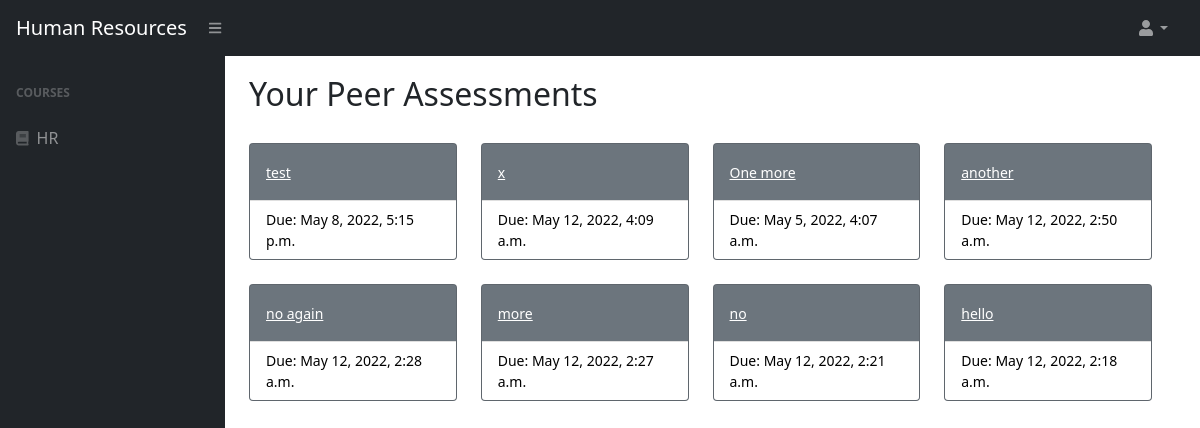
The app's page /27/assessments_list/ (signed in), older data.
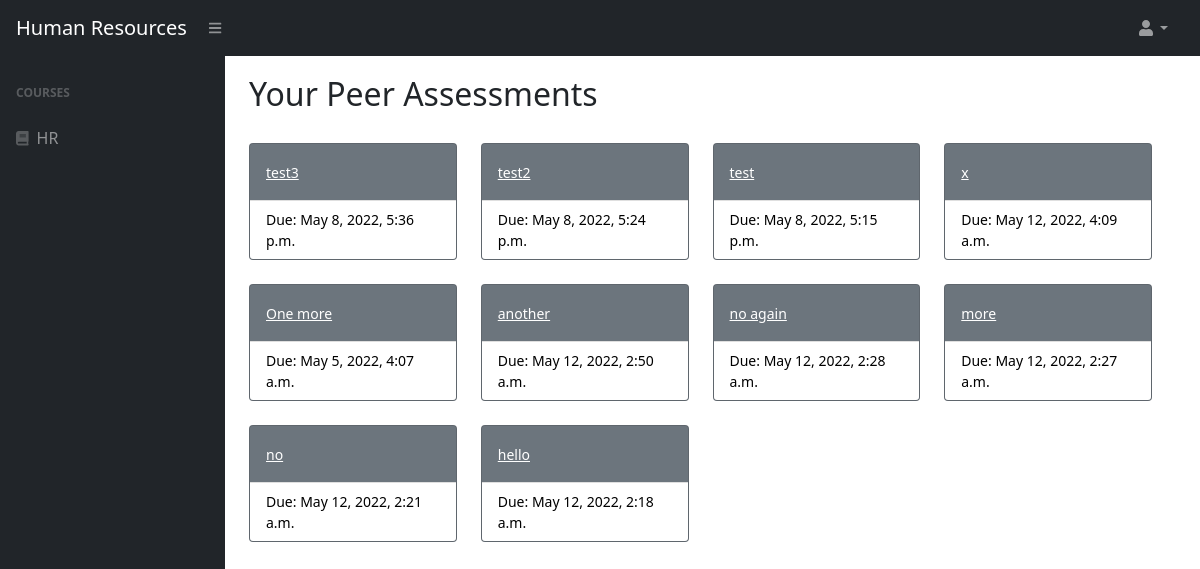
The same page, newer data.
### courses/models.py (models this page shows)
class Registration(models.Model):
	student 	= models.EmailField(max_length=120,blank=False)
	team_id 	= models.DecimalField(max_digits=20,decimal_places=0, blank=False)
	course_id	= models.DecimalField(max_digits=20,decimal_places=0, blank=False)
	name = models.CharField(max_length=120)

### assessments/models.py (models this page shows)
class PeerAssessment(models.Model):
    title = models.CharField(max_length=64)
    is_active = models.BooleanField(default=False)
    creator = models.ForeignKey(User, on_delete=models.CASCADE,default=None)
    creation_date = models.DateTimeField(default=timezone.now)
    end_date = models.DateTimeField(default=get_week_ahead)
    course_id = models.IntegerField()
    is_published = models.BooleanField(default=False)

### assessments/views.py (the view)
# urls.py: path('<int:course_pk>/assessments_list/', assessment_views.assessments_list, name='assessments_list'),
@login_required
def assessments_list(request,course_pk):
    peer_assessments = PeerAssessment.objects.filter(course_id=course_pk).order_by("-creation_date").all()
    curr = Course.objects.get(course_id=course_pk)
    data = {
        "course_list": get_user_registrations(request),
        "invitations": get_user_invitations(request),
        "peer_assessments": peer_assessments,
        "current_course_name": curr.name,
        "course_pk": course_pk,
        "user": request.user
    }
    return render(request, "assessments/assessments_list.html", data)

### assessments/views.py (called while the page is built)
def get_user_registrations(request):
    if request.user.is_staff:
        registrations = Course.objects.filter(professor=request.user.email)
    else:
        registrations = Registration.objects.filter(student=request.user.email)
    return registrations

def get_user_invitations(request):
    invitations = []
    if not request.user.is_staff:
        invitations = Invitation.objects.filter(student=request.user.email)
    return invitations

### assessments/templates/assessments/assessments_list.html (shortened to what this page needs)
{% extends "users/home.html" %}
{% load static %}
{% load crispy_forms_tags %}
{% block course_header %}
<div class="col">
    <h1 style="font-size: 1.75rem;" style="align-items:center" class="navbar-brand d-md-inline-block ms-auto">
    </h1>
</div>
<ul class="navbar-nav ms-auto ms-md-0 me-3 me-lg-4">
    <li class="nav-item dropdown">
        <a class="nav-link dropdown-toggle" id="navbarDropdown" href="#" role="button" data-bs-toggle="dropdown"
            aria-expanded="false"><i class="fas fa-user fa-fw"></i></a>
    </li>
</ul>
{% endblock %}
{% block core_content %}
<div class="container-fluid px-4">
    <div class="ui left aligned basic very padded segment">
        <h2 style="margin-bottom: 30px;" class="ui header">Your Peer Assessments</h2>
        {% if peer_assessments %}
        <div class="row col-md-12">
            {% for peer_assessment in peer_assessments %}
            <div class="col-xl-3 col-md-6">
                <div class="card bg-secondary text-white mb-4">
                    <div class="card-body">
                        {% if user.is_staff %}
                        <a class="small text-white stretched-link" style="z-index: 10;"
                            href="{% url 'edit_assessment' peer_assessment.pk course_pk%}">{{peer_assessment.title}}</a>
                        {% else %}
                        {% if peer_assessment.is_published %}
                        <a class="small text-white stretched-link" style="z-index: 10;"
                            href="{% url 'assessment_results' peer_assessment.pk course_pk%}">{{peer_assessment.title}}</a>
                        {% elif peer_assessment.is_active %}
                        <a class="small text-white stretched-link" style="z-index: 10;"
                            href="{% url 'start_assessment' peer_assessment.pk course_pk%}">{{peer_assessment.title}}</a>
                        {% else %}
                        {{peer_assessment.title}}
                        {% endif %}
                        {% endif %}
                    </div>
                    <div style="background-color: white;"
                        class="card-footer d-flex align-items-center justify-content-between small text-black">
                        {% if peer_assessment.is_active %}
                        Due: {{peer_assessment.end_date}}
                        {% else %}
                        Not Active
                        {% endif %}
                    </div>
                </div>
            </div>
            {% endfor %}
        </div>
        {% else %}
        <h2 class="ui header">
            <div class="sub header">You don't have any peer assessments yet, try creating one first!</div>
        </h2>
        {% endif %}
    </div>
</div>
{% endblock %}

### users/templates/users/home.html (shortened to what this page needs)
{% load static %}
{% load crispy_forms_tags %}
<!DOCTYPE html>
<html lang="en">
    <head>
        <link rel="stylesheet"  href="{%  static  'css/styles.css'  %}">
        <link href="https://cdn.jsdelivr.net/npm/simple-datatables@latest/dist/style.css" rel="stylesheet" />
    </head>
    <body class="sb-nav-fixed">
        <nav class="sb-topnav navbar navbar-expand navbar-dark bg-dark">
            <div class="col-2">
                <a class="navbar-brand ps-3" href="/">Human Resources</a>
            </div>
            <div class="col-4">
                <button class="btn btn-link btn-sm order-1 order-lg-0 me-4 me-lg-0" id="sidebarToggle" href="#!"><i class="fas fa-bars"></i></button>
            </div>
            {% block course_header %}{% endblock %}
        </nav>
        <div id="layoutSidenav">
            <div id="layoutSidenav_nav">
                <nav class="sb-sidenav accordion sb-sidenav-dark" id="sidenavAccordion">
                    <div class="sb-sidenav-menu">
                        <div class="nav">
                            <div class="sb-sidenav-menu-heading">Courses</div>
                            {% for course in course_list %}
                            <a class="nav-link" href="{% url 'assessments_list' course.course_id %}">
                                <div class="sb-nav-link-icon"><i class="fas fa-solid fa-book"></i></div>
                                {{ course.name }}
                            </a>
                            {% empty %}
                            <div style="margin-left:5%">No courses for this user</div>
                            {% endfor %}
                        </div>
                    </div>
                </nav>
            </div>
            <div id="layoutSidenav_content">
                <main>
                    {% block core_content %}{% endblock %}
                </main>
            </div>
        </div>
    </body>
</html>

Row changes from the older to the newer data that the page shows:
added PeerAssessment: title "test3", end_date "May 8, 2022, 5:36 p.m."
added PeerAssessment: title "test2", end_date "May 8, 2022, 5:24 p.m."
